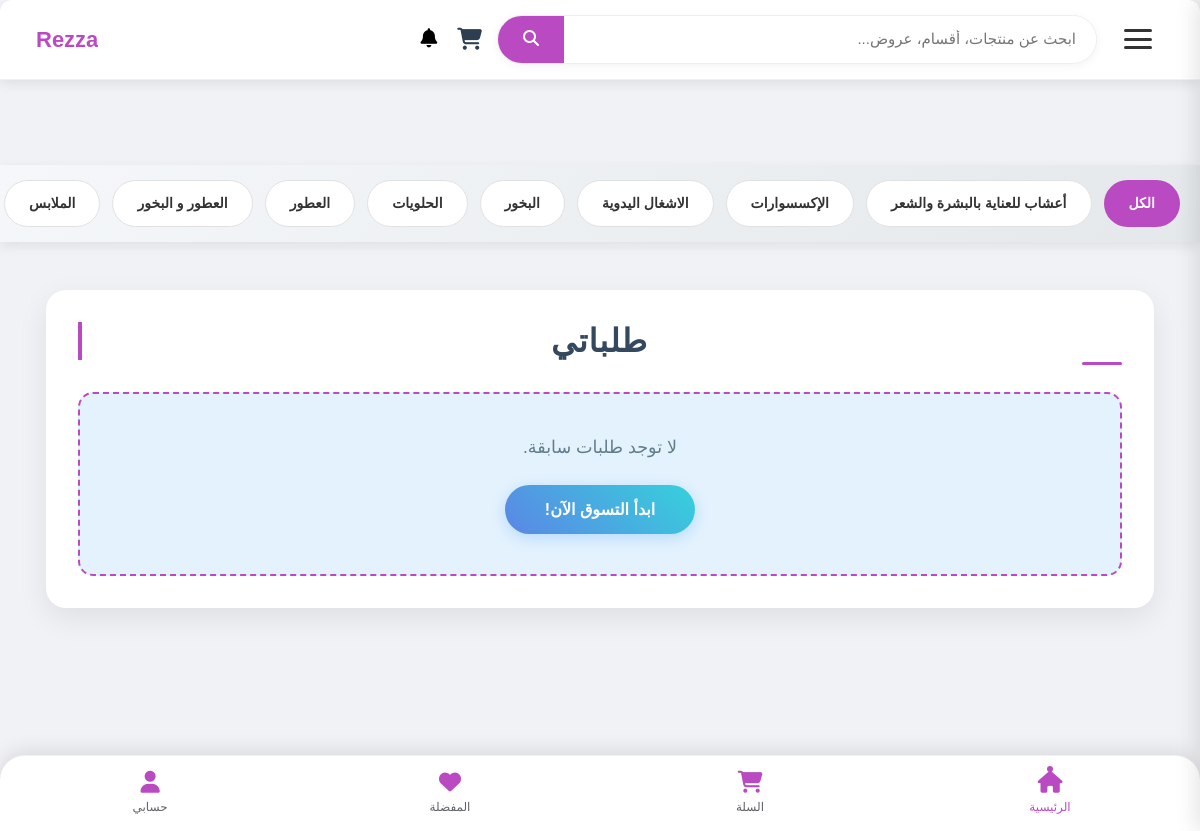
/my_orders (signed in), run on an earlier commit of the app's database.
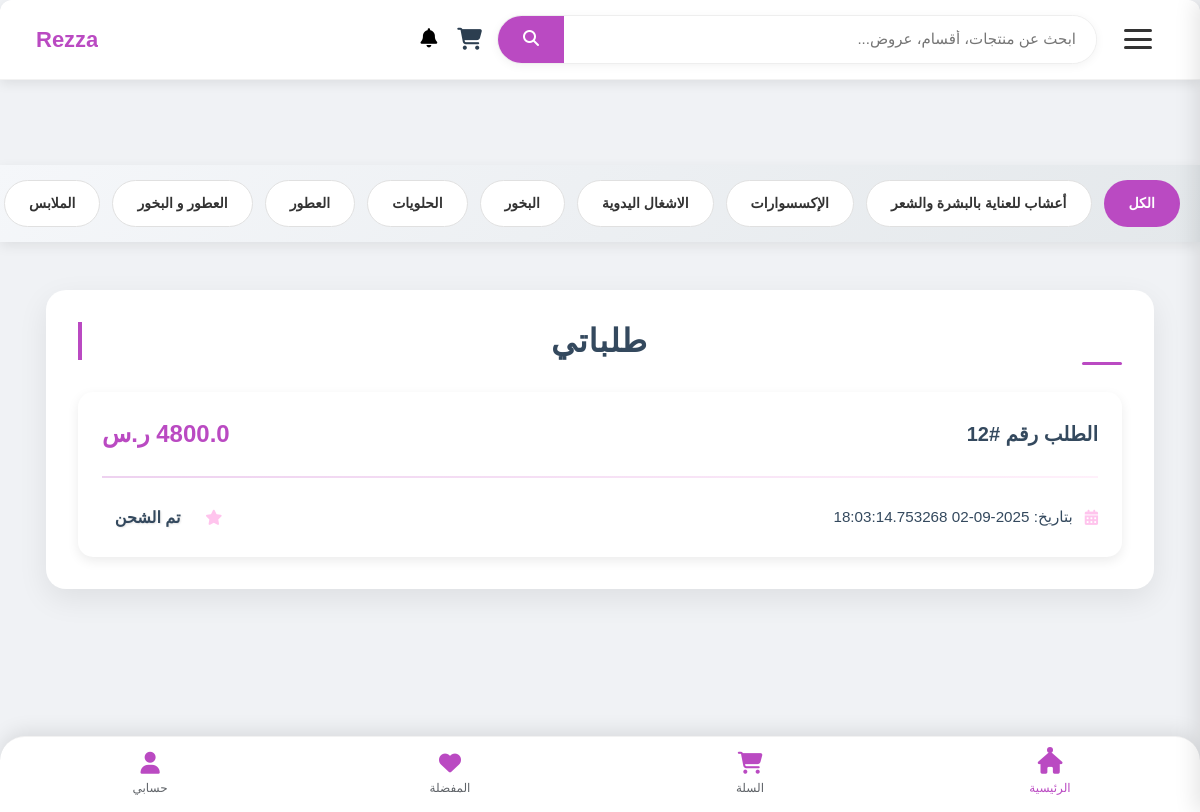
And on a later commit of the database.
### tables this page shows
CREATE TABLE category (
    id INTEGER PRIMARY KEY AUTOINCREMENT,
    name TEXT  NULL,
    parent_id INTEGER,
    image TEXT, is_active INTEGER DEFAULT 0, view_count INTEGER DEFAULT 0,
    FOREIGN KEY (parent_id) REFERENCES categories (id) ON DELETE SET NULL
);

CREATE TABLE orders (
    id INTEGER PRIMARY KEY AUTOINCREMENT,
    user_id INTEGER NOT NULL,
    total_price REAL NOT NULL,
    status TEXT CHECK(status IN ('قيد الانتظار', 'قيد المعالجة', 'تم الشحن', 'تم التوصيل', 'ملغي')) DEFAULT 'قيد الانتظار',
    created_at TIMESTAMP DEFAULT CURRENT_TIMESTAMP,
    updated_at TIMESTAMP DEFAULT CURRENT_TIMESTAMP,
    delivery_address_id INTEGER,
    payment_method TEXT,
    FOREIGN KEY (delivery_address_id) REFERENCES cust_addresses(id) ON DELETE SET NULL
);

### order_routes.py (the view)
@order_bp.route('/my_orders')
def my_orders():
    user_id_cookie = request.cookies.get('user_auth')
    if not user_id_cookie:
        flash("يجب تسجيل الدخول أولاً لعرض طلباتك.", "error")
        return redirect(url_for('user.login'))
    user_id = int(user_id_cookie)
    conn = get_db_connection()
    orders = []
    try:
        orders = conn.execute(
            "SELECT * FROM orders WHERE user_id = ? ORDER BY created_at DESC",
            (user_id,)
        ).fetchall()
        orders = [dict(row) for row in orders]
    except Exception as e:
        flash(f"حدث خطأ أثناء جلب طلباتك: {e}", "danger")
    finally:
        conn.close()
    return render_template('my_orders.html', orders=orders)

### app.py (called while the page is built)
def get_db_connection():
    conn = sqlite3.connect('database/Eshop.db') # أو sqlite3.connect(app.config['DATABASE'])
    conn.row_factory = sqlite3.Row
    return conn

@app.context_processor
def inject_categories():
    conn = get_db_connection()
    cursor = conn.cursor()
    try:
        cursor.execute("""
            SELECT id, name, parent_id, image
            FROM category
            WHERE parent_id IS NULL
            ORDER BY name
        """)
        main_categories = cursor.fetchall()
        cursor.execute("SELECT id, name, parent_id, image FROM category ORDER BY name")
        all_categories = cursor.fetchall()
        return {
            'main_categories': main_categories,
            'all_categories': all_categories
        }
    finally:
        conn.close()

@app.context_processor
def inject_sellers():
    conn = get_db_connection()
    sellers = conn.execute('SELECT id, store_name FROM sellers').fetchall()
    conn.close()
    return dict(sellers=sellers)

### order_routes.py (called while the page is built)
def get_db_connection():
    conn = sqlite3.connect('database/Eshop.db')
    conn.row_factory = sqlite3.Row
    return conn

### templates/my_orders.html (shortened to what this page needs)
{% include 'header_shop.html' %}
<div class="container py-5">
    <div class="main-card">
        <h2 class="section-title">طلباتي</h2>
        {% if not orders %}
            <div class="no-orders-alert">
                <p>لا توجد طلبات سابقة.</p>
                <a href="{{ url_for('product.index') }}" class="btn-shop">ابدأ التسوق الآن!</a>
            </div>
        {% else %}
            <div class="orders-list">
                {% for order in orders %}
                    <div class="order-card">
                        <a href="{{ url_for('order.my_order_details', order_id=order.id) }}" class="order-link">
                            <div class="order-header">
                                <h5 class="order-id">الطلب رقم #{{ order.id }}</h5>
                                <span class="order-price">{{ order.total_price }} ر.س</span>
                            </div>
                            <hr class="separator">
                            <div class="order-body">
                                <div class="order-info-group">
                                    <i class="fas fa-calendar-alt icon-color-secondary"></i>
                                    <span class="order-date">بتاريخ: {{ order.created_at }}</span>
                                </div>
                                <div class="order-info-group">
                                    <i class="fas fa-star icon-color-secondary"></i>
                                    <span class="order-status-badge">{{ order.status }}</span>
                                </div>
                            </div>
                        </a>
                    </div>
                {% endfor %}
            </div>
        {% endif %}
    </div>
</div>
{% include 'footer.html' %}

### templates/header_shop.html (shortened to what this page needs)
<!DOCTYPE html>
<html lang="ar" dir="rtl">
<head>
    <link rel="stylesheet" href="{{ url_for('static', filename='style/css/nice-select.css') }}">
    <link rel="stylesheet" href="{{ url_for('static', filename='style/css/jquery-ui.min.css') }}">
    <link rel="stylesheet" href="{{ url_for('static', filename='style/css/owl.carousel.min.css') }}">
    <link rel="stylesheet" href="{{ url_for('static', filename='style/css/slicknav.min.css') }}">
    <link href="https://cdn.jsdelivr.net/npm/bootstrap@5.3.0/dist/css/bootstrap.min.css" rel="stylesheet">
    <link rel="stylesheet" href="{{ url_for('static', filename='style/css/index.css')}}">
    <link rel="stylesheet" href="{{ url_for('static', filename='style/css/header.css')}}">
    <link rel="stylesheet" href="{{ url_for('static', filename='style/css/shop_u.css')}}">
    <link rel="stylesheet" href="{{ url_for('static', filename='style/css/user.css')}}">
</head>
<body>
    <header class="premium-header">
        <button class="menu-toggle" id="menuToggle" aria-label="فتح القائمة">
            <div class="hamburger">
                <span class="bar"></span>
                <span class="bar"></span>
                <span class="bar"></span>
            </div>
        </button>
       <div class="search-bar">
    <form class="search-form" action="{{ url_for('search_bp.search_products') }}" method="GET">
        <input type="text"
               class="search-input"
               placeholder="ابحث عن منتجات، أقسام، عروض..."
               name="q"
               id="search-input"
               autocomplete="off">
        <button type="submit" class="search-button">
            <i class="fas fa-search"></i>
        </button>
    </form>
</div>
        <div class="nav-tools">
            <a href="{{ url_for('cart.view_cart') }}" class="nav-icon">
                <i class="fas fa-shopping-cart"></i>
            </a>
        </div>
<a class="nav-link position-relative {% if unread_notifications_count > 0 %}has-notifications{% endif %}"
    href="{{ url_for('order.user_notifications') }}" id="navbarNotifications">
    <i class="fas fa-bell"></i>
</a>
        <a href="{{ url_for('product.index') }}" class="brand">
            <span class="brand-name">Rezza</span>
            </a>
    </header>
    <main class="main-content">
        </main>
{% if main_categories %}
{% if main_categories %}
<div class="category-scroll-navbar">
    <div class="category-links-container">
        <a href=""
        class="category-link">الكل</a>
        {% for category in main_categories %}
            {% set has_subcategories = category.subcategories|length > 0 if category.subcategories is defined else false %}
            {% if has_subcategories %}
                <a href="{{ url_for('product.show_subcategories', category_id=category.id) }}"
                   class="category-link has-subcategories">
                    {{ category.name }}
                </a>
            {% else %}
                <a href="{{ url_for('product.show_products_by_category', category_id=category.id) }}"
                   class="category-link">
                    {{ category.name }}
                </a>
            {% endif %}
        {% endfor %}
    </div>
</div>
{% endif %}
{% endif %}

What changed in the data, as far as the page shows it:
added orders: id "12", total_price "4800.0", created_at "2025-09-02 18:03:14.753268", status "تم الشحن"
Also different on the page:
text no longer shown: "لا توجد طلبات سابقة. ابدأ التسوق الآن!"
